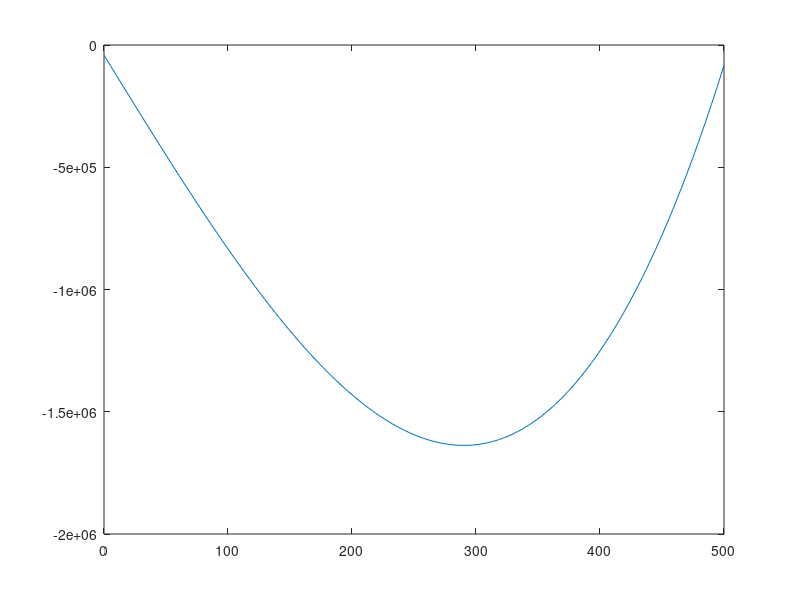

MATLAB code for this plot:
alpha = 5;
beta = 10;

N = 100;
h = 0.1;
x = 5*linspace(0,N,N)';

 b= 5*x;
 b(1) = b(1) - alpha;
 b(N) = b(N)- beta;
 
A =  -2*diag(ones(N,1))...
    + diag(ones(N-1,1),1)...
    +diag(ones(N-1,1),-1);

y = A\b;
plot(x,y)
